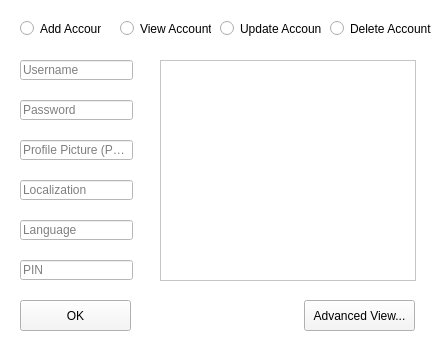
<?xml version="1.0" encoding="UTF-8"?>
<ui version="4.0">
 <class>accountManager</class>
 <widget class="QWidget" name="accountManager">
  <property name="geometry">
   <rect>
    <x>0</x>
    <y>0</y>
    <width>434</width>
    <height>340</height>
   </rect>
  </property>
  <property name="minimumSize">
   <size>
    <width>434</width>
    <height>340</height>
   </size>
  </property>
  <property name="maximumSize">
   <size>
    <width>434</width>
    <height>340</height>
   </size>
  </property>
  <property name="windowTitle">
   <string>Maplestory Manager - Account</string>
  </property>
  <property name="styleSheet">
   <string notr="true">background-color: rgb(255, 255, 255);</string>
  </property>
  <widget class="QRadioButton" name="createRadioButton">
   <property name="geometry">
    <rect>
     <x>20</x>
     <y>20</y>
     <width>81</width>
     <height>17</height>
    </rect>
   </property>
   <property name="text">
    <string>Add Account</string>
   </property>
  </widget>
  <widget class="QRadioButton" name="readRadioButton">
   <property name="geometry">
    <rect>
     <x>120</x>
     <y>20</y>
     <width>91</width>
     <height>17</height>
    </rect>
   </property>
   <property name="text">
    <string>View Account</string>
   </property>
  </widget>
  <widget class="QRadioButton" name="updateRadioButton">
   <property name="geometry">
    <rect>
     <x>220</x>
     <y>20</y>
     <width>101</width>
     <height>17</height>
    </rect>
   </property>
   <property name="text">
    <string>Update Account</string>
   </property>
  </widget>
  <widget class="QRadioButton" name="deleteRadioButton">
   <property name="geometry">
    <rect>
     <x>330</x>
     <y>20</y>
     <width>101</width>
     <height>17</height>
    </rect>
   </property>
   <property name="text">
    <string>Delete Account</string>
   </property>
  </widget>
  <widget class="QLineEdit" name="username">
   <property name="geometry">
    <rect>
     <x>20</x>
     <y>60</y>
     <width>113</width>
     <height>20</height>
    </rect>
   </property>
   <property name="text">
    <string/>
   </property>
   <property name="placeholderText">
    <string>Username</string>
   </property>
  </widget>
  <widget class="QLineEdit" name="password">
   <property name="geometry">
    <rect>
     <x>20</x>
     <y>100</y>
     <width>113</width>
     <height>20</height>
    </rect>
   </property>
   <property name="text">
    <string/>
   </property>
   <property name="placeholderText">
    <string>Password</string>
   </property>
  </widget>
  <widget class="QLineEdit" name="profilePicture">
   <property name="geometry">
    <rect>
     <x>20</x>
     <y>140</y>
     <width>113</width>
     <height>20</height>
    </rect>
   </property>
   <property name="text">
    <string/>
   </property>
   <property name="placeholderText">
    <string>Profile Picture (PATH)</string>
   </property>
  </widget>
  <widget class="QLineEdit" name="localization">
   <property name="geometry">
    <rect>
     <x>20</x>
     <y>180</y>
     <width>113</width>
     <height>20</height>
    </rect>
   </property>
   <property name="text">
    <string/>
   </property>
   <property name="placeholderText">
    <string>Localization</string>
   </property>
  </widget>
  <widget class="QLineEdit" name="preferredLanguage">
   <property name="geometry">
    <rect>
     <x>20</x>
     <y>220</y>
     <width>113</width>
     <height>20</height>
    </rect>
   </property>
   <property name="text">
    <string/>
   </property>
   <property name="placeholderText">
    <string>Language</string>
   </property>
  </widget>
  <widget class="QLineEdit" name="pin">
   <property name="geometry">
    <rect>
     <x>20</x>
     <y>260</y>
     <width>113</width>
     <height>20</height>
    </rect>
   </property>
   <property name="text">
    <string/>
   </property>
   <property name="placeholderText">
    <string>PIN</string>
   </property>
  </widget>
  <widget class="QListView" name="output">
   <property name="geometry">
    <rect>
     <x>160</x>
     <y>60</y>
     <width>256</width>
     <height>221</height>
    </rect>
   </property>
  </widget>
  <widget class="QPushButton" name="advancedViewButton">
   <property name="geometry">
    <rect>
     <x>304</x>
     <y>300</y>
     <width>111</width>
     <height>31</height>
    </rect>
   </property>
   <property name="styleSheet">
    <string notr="true">background-color: rgb(245, 245, 245);</string>
   </property>
   <property name="text">
    <string>Advanced View...</string>
   </property>
  </widget>
  <widget class="QPushButton" name="okButton">
   <property name="geometry">
    <rect>
     <x>20</x>
     <y>300</y>
     <width>111</width>
     <height>31</height>
    </rect>
   </property>
   <property name="styleSheet">
    <string notr="true">background-color: rgb(245, 245, 245);</string>
   </property>
   <property name="text">
    <string>OK</string>
   </property>
  </widget>
 </widget>
 <resources/>
 <connections/>
</ui>
